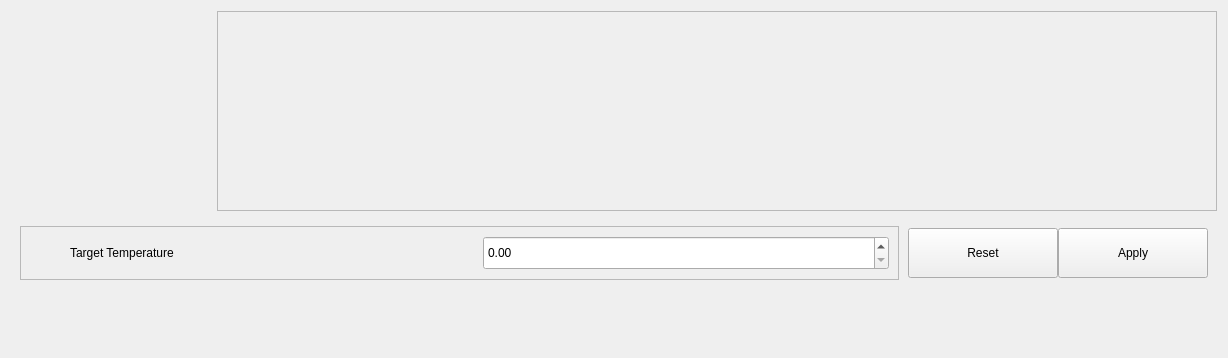
<?xml version="1.0" encoding="UTF-8"?>
<ui version="4.0">
 <class>PrinterChamberWidget</class>
 <widget class="QFrame" name="PrinterChamberWidget">
  <property name="geometry">
   <rect>
    <x>0</x>
    <y>0</y>
    <width>1228</width>
    <height>358</height>
   </rect>
  </property>
  <property name="windowTitle">
   <string>Frame</string>
  </property>
  <layout class="QGridLayout" name="gridLayout">
   <item row="0" column="1" colspan="2">
    <widget class="QFrame" name="chamberTemperatureFrame">
     <property name="sizePolicy">
      <sizepolicy hsizetype="Expanding" vsizetype="Fixed">
       <horstretch>0</horstretch>
       <verstretch>0</verstretch>
      </sizepolicy>
     </property>
     <property name="minimumSize">
      <size>
       <width>0</width>
       <height>200</height>
      </size>
     </property>
     <property name="maximumSize">
      <size>
       <width>16777215</width>
       <height>200</height>
      </size>
     </property>
     <property name="frameShape">
      <enum>QFrame::Shape::StyledPanel</enum>
     </property>
     <property name="frameShadow">
      <enum>QFrame::Shadow::Raised</enum>
     </property>
     <layout class="QGridLayout" name="gridLayout_20">
      <property name="leftMargin">
       <number>0</number>
      </property>
      <property name="topMargin">
       <number>0</number>
      </property>
      <property name="rightMargin">
       <number>0</number>
      </property>
      <property name="bottomMargin">
       <number>0</number>
      </property>
     </layout>
    </widget>
   </item>
   <item row="0" column="0">
    <widget class="QWidget" name="widget_2" native="true">
     <property name="minimumSize">
      <size>
       <width>200</width>
       <height>200</height>
      </size>
     </property>
     <property name="maximumSize">
      <size>
       <width>200</width>
       <height>200</height>
      </size>
     </property>
     <layout class="QGridLayout" name="gridLayout_21">
      <item row="0" column="0">
       <widget class="QGaugeWidget" name="chamberTemperatureGauge">
        <property name="minimumSize">
         <size>
          <width>150</width>
          <height>150</height>
         </size>
        </property>
        <property name="maximumSize">
         <size>
          <width>150</width>
          <height>150</height>
         </size>
        </property>
        <property name="toolTip">
         <string>Gauge Cluster Widget</string>
        </property>
        <property name="whatsThis">
         <string>The gauge cluster widget provides a stylish way to display a percentage, temperature or raw value.</string>
        </property>
        <property name="mode">
         <enum>QGaugeWidget::Mode::Temperature</enum>
        </property>
       </widget>
      </item>
     </layout>
    </widget>
   </item>
   <item row="1" column="0" colspan="3">
    <widget class="QWidget" name="chamberStatusWidget" native="true">
     <layout class="QGridLayout" name="gridLayout_7">
      <property name="leftMargin">
       <number>9</number>
      </property>
      <property name="topMargin">
       <number>9</number>
      </property>
      <property name="rightMargin">
       <number>9</number>
      </property>
      <property name="bottomMargin">
       <number>9</number>
      </property>
      <property name="spacing">
       <number>9</number>
      </property>
      <item row="0" column="2">
       <layout class="QHBoxLayout" name="horizontalLayout_4">
        <property name="spacing">
         <number>0</number>
        </property>
        <item>
         <widget class="QPushButton" name="chamberSettingsResetButton">
          <property name="minimumSize">
           <size>
            <width>150</width>
            <height>50</height>
           </size>
          </property>
          <property name="maximumSize">
           <size>
            <width>150</width>
            <height>50</height>
           </size>
          </property>
          <property name="text">
           <string>Reset</string>
          </property>
         </widget>
        </item>
        <item>
         <widget class="QPushButton" name="chamberSettingsApplyButton">
          <property name="minimumSize">
           <size>
            <width>150</width>
            <height>50</height>
           </size>
          </property>
          <property name="maximumSize">
           <size>
            <width>150</width>
            <height>50</height>
           </size>
          </property>
          <property name="baseSize">
           <size>
            <width>150</width>
            <height>50</height>
           </size>
          </property>
          <property name="text">
           <string>Apply</string>
          </property>
         </widget>
        </item>
       </layout>
      </item>
      <item row="0" column="0" colspan="2">
       <layout class="QHBoxLayout" name="horizontalLayout_5">
        <item>
         <widget class="QFrame" name="chamberTemperatureSettingsFrame">
          <property name="minimumSize">
           <size>
            <width>0</width>
            <height>0</height>
           </size>
          </property>
          <property name="maximumSize">
           <size>
            <width>16777215</width>
            <height>16777215</height>
           </size>
          </property>
          <property name="frameShape">
           <enum>QFrame::Shape::StyledPanel</enum>
          </property>
          <property name="frameShadow">
           <enum>QFrame::Shadow::Raised</enum>
          </property>
          <layout class="QHBoxLayout" name="horizontalLayout_3">
           <item>
            <widget class="QLabel" name="chamberTemperatureIconLabel">
             <property name="minimumSize">
              <size>
               <width>34</width>
               <height>34</height>
              </size>
             </property>
             <property name="maximumSize">
              <size>
               <width>34</width>
               <height>34</height>
              </size>
             </property>
             <property name="text">
              <string/>
             </property>
            </widget>
           </item>
           <item>
            <widget class="QLabel" name="label_8">
             <property name="text">
              <string>Target Temperature</string>
             </property>
            </widget>
           </item>
           <item>
            <widget class="QDoubleSpinBox" name="chamberTemperatureSpinBox">
             <property name="minimumSize">
              <size>
               <width>34</width>
               <height>34</height>
              </size>
             </property>
             <property name="maximumSize">
              <size>
               <width>16777215</width>
               <height>34</height>
              </size>
             </property>
            </widget>
           </item>
          </layout>
         </widget>
        </item>
       </layout>
      </item>
     </layout>
    </widget>
   </item>
   <item row="2" column="0" colspan="3">
    <spacer name="verticalSpacer_4">
     <property name="orientation">
      <enum>Qt::Orientation::Vertical</enum>
     </property>
     <property name="sizeHint" stdset="0">
      <size>
       <width>20</width>
       <height>427</height>
      </size>
     </property>
    </spacer>
   </item>
  </layout>
 </widget>
 <customwidgets>
  <customwidget>
   <class>QGaugeWidget</class>
   <extends>QWidget</extends>
   <header>QtDAWidgets/qgaugewidget.h</header>
  </customwidget>
 </customwidgets>
 <resources/>
 <connections/>
</ui>
